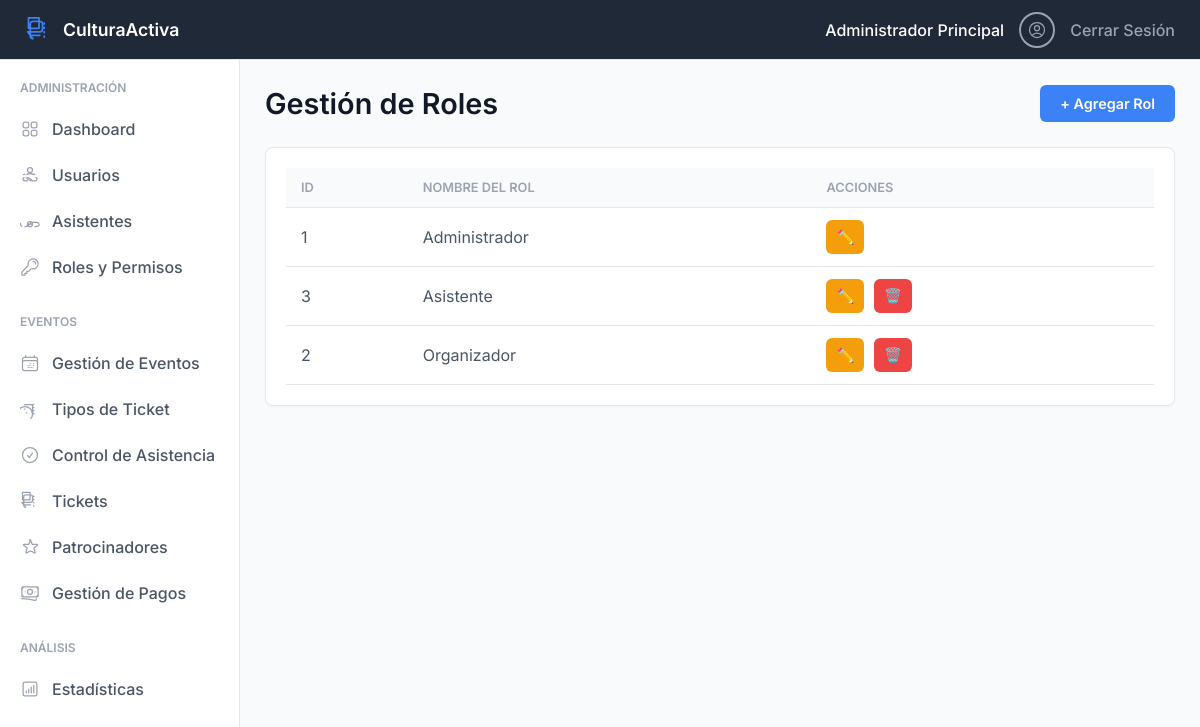
Page /admin/roles.php (signed in) on the committed database.
### tables this page shows
CREATE TABLE `roles` (
  `id_rol` int(11) NOT NULL,
  `nombre_rol` varchar(50) NOT NULL
);

### includes/functions.php (called while the page is built, shortened)
<?php
function hasPermission($permiso_nombre) {
    return isset($_SESSION['permissions'][$permiso_nombre]) && $_SESSION['permissions'][$permiso_nombre] === true;
}
?>

### admin/roles.php (the view, shortened to what this page needs)
<?php
require '../includes/functions.php';
require '../includes/db_connection.php';
$stmt = $pdo->query("SELECT * FROM roles ORDER BY nombre_rol");
$roles = $stmt->fetchAll();
include '../includes/header.php';
include '../includes/sidebar.php';
?>
<main class="content">
    <div class="header-bar">
        <h1>Gestión de Roles</h1>
        <?php if (hasPermission('crear_roles')): ?>
            <a href="rol_editar.php" class="btn btn-primary">+ Agregar Rol</a>
        <?php endif; ?>
    </div>
    <div class="card">
        <div class="card-body">
            <table>
                <thead>
                    <tr>
                        <th>ID</th>
                        <th>Nombre del Rol</th>
                        <th>Acciones</th>
                    </tr>
                </thead>
                <tbody>
                    <?php foreach ($roles as $rol): ?>
                        <tr>
                            <td><?php echo $rol['id_rol']; ?></td>
                            <td><?php echo htmlspecialchars($rol['nombre_rol']); ?></td>
                            <td>
                                <?php if (hasPermission('editar_roles')): ?>
                                    <a href="rol_editar.php?id=<?php echo $rol['id_rol']; ?>" class="btn btn-icon btn-edit" title="Editar Permisos">✏️</a>
                                <?php endif; ?>
                                <?php if (hasPermission('eliminar_roles')): ?>
                                    <?php if ($rol['id_rol'] != 1): ?>
                                        <a href="rol_eliminar.php?id=<?php echo $rol['id_rol']; ?>" class="btn btn-icon btn-delete" title="Eliminar" onclick="return confirm('¿Seguro?');">🗑️</a>
                                    <?php endif; ?>
                                <?php endif; ?>
                            </td>
                        </tr>
                    <?php endforeach; ?>
                </tbody>
            </table>
        </div>
    </div>
</main>
<?php include '../includes/footer.php'; ?>

### public/css/style.css (style rules this page uses)
:root { --primary-blue: #3B82F6; --primary-light-blue: #EFF6FF; --dark-blue-grey: #1F2937; --background-body: #F9FAFB; --card-bg: #FFFFFF; --border-light: #E5E7EB; --text-title: #111827; --text-body: #4B5563; --text-muted: #9CA3AF; --success-green: #10B981; --success-bg: #D1FAE5; --danger-red: #EF4444; --danger-bg: #FEE2E2; --warning-orange: #F59E0B; --warning-bg: #FFFBEB; --info-purple: #8B5CF6; --info-bg: #EDE9FE; }
body, html { margin: 0; padding: 0; font-family: 'Inter', -apple-system, BlinkMacSystemFont, "Segoe UI", Roboto, "Helvetica Neue", Arial, sans-serif; background-color: var(--background-body); color: var(--text-body); }
* { box-sizing: border-box; }
body { padding-top: 60px; padding-left: 240px; }
.header-bar { display: flex; justify-content: space-between; align-items: center; margin-bottom: 25px; }
.header-bar h1 { margin: 0; font-size: 1.8rem; color: var(--text-title); font-weight: 600; }
.card { background-color: var(--card-bg); border-radius: 8px; border: 1px solid var(--border-light); box-shadow: 0 1px 3px rgba(0, 0, 0, 0.03); margin-bottom: 20px; }
.card-body { padding: 20px; }
.btn { padding: 10px 20px; border: none; border-radius: 6px; cursor: pointer; text-decoration: none; font-size: 0.9rem; font-weight: 600; display: inline-block; transition: all 0.2s ease; }
.btn-primary { background-color: var(--primary-blue); color: white; }
.btn-icon { padding: 8px 10px; margin-right: 5px; }
.btn-edit { background-color: var(--warning-orange); color: white; }
.btn-delete { background-color: var(--danger-red); color: white; }
table { width: 100%; border-collapse: collapse; }
table th, table td { padding: 12px 15px; text-align: left; border-bottom: 1px solid var(--border-light); vertical-align: middle; }
table th { background-color: var(--background-body); font-size: 0.8rem; text-transform: uppercase; color: var(--text-muted); font-weight: 600; }
table td { color: var(--text-body); }

### rows in the picture
roles: id_rol "1", nombre_rol "Administrador"
roles: id_rol "3", nombre_rol "Asistente"
roles: id_rol "2", nombre_rol "Organizador"

### other values in the picture
$_SESSION['user_name'] "Administrador Principal"
